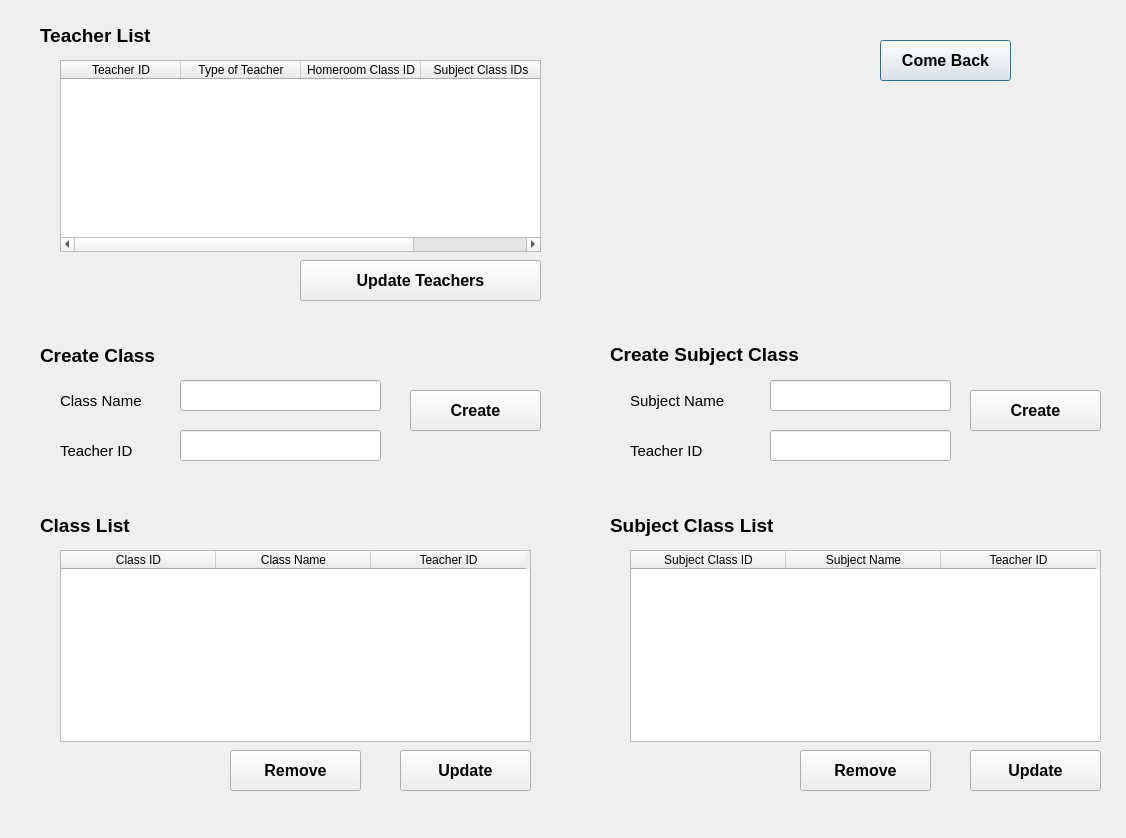
<?xml version="1.0" encoding="UTF-8"?>
<ui version="4.0">
 <class>Dialog</class>
 <widget class="QDialog" name="Dialog">
  <property name="geometry">
   <rect>
    <x>0</x>
    <y>0</y>
    <width>1126</width>
    <height>838</height>
   </rect>
  </property>
  <property name="windowTitle">
   <string>Dialog</string>
  </property>
  <widget class="QTableWidget" name="teachersTable">
   <property name="geometry">
    <rect>
     <x>60</x>
     <y>60</y>
     <width>481</width>
     <height>192</height>
    </rect>
   </property>
   <attribute name="horizontalHeaderDefaultSectionSize">
    <number>120</number>
   </attribute>
   <attribute name="verticalHeaderDefaultSectionSize">
    <number>37</number>
   </attribute>
   <attribute name="verticalHeaderMinimumSectionSize">
    <number>30</number>
   </attribute>
   <column>
    <property name="text">
     <string>Teacher ID</string>
    </property>
   </column>
   <column>
    <property name="text">
     <string>Type of Teacher</string>
    </property>
   </column>
   <column>
    <property name="text">
     <string>Homeroom Class ID</string>
    </property>
   </column>
   <column>
    <property name="text">
     <string>Subject Class IDs</string>
    </property>
   </column>
  </widget>
  <widget class="QLabel" name="managerIdLabel">
   <property name="geometry">
    <rect>
     <x>40</x>
     <y>20</y>
     <width>151</width>
     <height>31</height>
    </rect>
   </property>
   <property name="font">
    <font>
     <pointsize>14</pointsize>
     <weight>75</weight>
     <bold>true</bold>
    </font>
   </property>
   <property name="text">
    <string>Teacher List</string>
   </property>
  </widget>
  <widget class="QPushButton" name="comeBackBtn">
   <property name="geometry">
    <rect>
     <x>880</x>
     <y>40</y>
     <width>131</width>
     <height>41</height>
    </rect>
   </property>
   <property name="font">
    <font>
     <pointsize>12</pointsize>
     <weight>75</weight>
     <bold>true</bold>
    </font>
   </property>
   <property name="text">
    <string>Come Back</string>
   </property>
  </widget>
  <widget class="QLabel" name="label_3">
   <property name="geometry">
    <rect>
     <x>60</x>
     <y>390</y>
     <width>91</width>
     <height>21</height>
    </rect>
   </property>
   <property name="font">
    <font>
     <pointsize>11</pointsize>
    </font>
   </property>
   <property name="text">
    <string>Class Name</string>
   </property>
  </widget>
  <widget class="QLineEdit" name="classNameInput">
   <property name="geometry">
    <rect>
     <x>180</x>
     <y>380</y>
     <width>201</width>
     <height>31</height>
    </rect>
   </property>
   <property name="text">
    <string/>
   </property>
  </widget>
  <widget class="QLabel" name="managerIdLabel_2">
   <property name="geometry">
    <rect>
     <x>40</x>
     <y>340</y>
     <width>151</width>
     <height>31</height>
    </rect>
   </property>
   <property name="font">
    <font>
     <pointsize>14</pointsize>
     <weight>75</weight>
     <bold>true</bold>
    </font>
   </property>
   <property name="text">
    <string>Create Class</string>
   </property>
  </widget>
  <widget class="QLabel" name="label_4">
   <property name="geometry">
    <rect>
     <x>60</x>
     <y>440</y>
     <width>91</width>
     <height>21</height>
    </rect>
   </property>
   <property name="font">
    <font>
     <pointsize>11</pointsize>
    </font>
   </property>
   <property name="text">
    <string>Teacher ID</string>
   </property>
  </widget>
  <widget class="QLineEdit" name="classTeacherIdInput">
   <property name="geometry">
    <rect>
     <x>180</x>
     <y>430</y>
     <width>201</width>
     <height>31</height>
    </rect>
   </property>
   <property name="text">
    <string/>
   </property>
  </widget>
  <widget class="QLabel" name="managerIdLabel_3">
   <property name="geometry">
    <rect>
     <x>610</x>
     <y>340</y>
     <width>240</width>
     <height>28</height>
    </rect>
   </property>
   <property name="font">
    <font>
     <pointsize>14</pointsize>
     <weight>75</weight>
     <bold>true</bold>
    </font>
   </property>
   <property name="text">
    <string>Create Subject Class</string>
   </property>
  </widget>
  <widget class="QLabel" name="label_5">
   <property name="geometry">
    <rect>
     <x>630</x>
     <y>390</y>
     <width>141</width>
     <height>21</height>
    </rect>
   </property>
   <property name="font">
    <font>
     <pointsize>11</pointsize>
    </font>
   </property>
   <property name="text">
    <string>Subject Name</string>
   </property>
  </widget>
  <widget class="QLineEdit" name="subjectNameInput">
   <property name="geometry">
    <rect>
     <x>770</x>
     <y>380</y>
     <width>181</width>
     <height>31</height>
    </rect>
   </property>
   <property name="text">
    <string/>
   </property>
  </widget>
  <widget class="QLabel" name="label_6">
   <property name="geometry">
    <rect>
     <x>630</x>
     <y>440</y>
     <width>91</width>
     <height>21</height>
    </rect>
   </property>
   <property name="font">
    <font>
     <pointsize>11</pointsize>
    </font>
   </property>
   <property name="text">
    <string>Teacher ID</string>
   </property>
  </widget>
  <widget class="QLineEdit" name="subjectClassTeacherIdInput">
   <property name="geometry">
    <rect>
     <x>770</x>
     <y>430</y>
     <width>181</width>
     <height>31</height>
    </rect>
   </property>
   <property name="text">
    <string/>
   </property>
  </widget>
  <widget class="QPushButton" name="createClassBtn">
   <property name="geometry">
    <rect>
     <x>410</x>
     <y>390</y>
     <width>131</width>
     <height>41</height>
    </rect>
   </property>
   <property name="font">
    <font>
     <pointsize>12</pointsize>
     <weight>75</weight>
     <bold>true</bold>
    </font>
   </property>
   <property name="text">
    <string>Create</string>
   </property>
  </widget>
  <widget class="QPushButton" name="createSubjectClassBtn">
   <property name="geometry">
    <rect>
     <x>970</x>
     <y>390</y>
     <width>131</width>
     <height>41</height>
    </rect>
   </property>
   <property name="font">
    <font>
     <pointsize>12</pointsize>
     <weight>75</weight>
     <bold>true</bold>
    </font>
   </property>
   <property name="text">
    <string>Create</string>
   </property>
  </widget>
  <widget class="QPushButton" name="updateTeachersTableBtn">
   <property name="geometry">
    <rect>
     <x>300</x>
     <y>260</y>
     <width>241</width>
     <height>41</height>
    </rect>
   </property>
   <property name="font">
    <font>
     <pointsize>12</pointsize>
     <weight>75</weight>
     <bold>true</bold>
    </font>
   </property>
   <property name="text">
    <string>Update Teachers</string>
   </property>
  </widget>
  <widget class="QTableWidget" name="classesTable">
   <property name="geometry">
    <rect>
     <x>60</x>
     <y>550</y>
     <width>471</width>
     <height>192</height>
    </rect>
   </property>
   <property name="lineWidth">
    <number>1</number>
   </property>
   <property name="columnCount">
    <number>3</number>
   </property>
   <attribute name="horizontalHeaderDefaultSectionSize">
    <number>155</number>
   </attribute>
   <attribute name="horizontalHeaderMinimumSectionSize">
    <number>49</number>
   </attribute>
   <column>
    <property name="text">
     <string>Class ID</string>
    </property>
    <property name="font">
     <font>
      <weight>50</weight>
      <bold>false</bold>
     </font>
    </property>
   </column>
   <column>
    <property name="text">
     <string>Class Name</string>
    </property>
   </column>
   <column>
    <property name="text">
     <string>Teacher ID</string>
    </property>
   </column>
  </widget>
  <widget class="QTableWidget" name="subjectClassesTable">
   <property name="geometry">
    <rect>
     <x>630</x>
     <y>550</y>
     <width>471</width>
     <height>192</height>
    </rect>
   </property>
   <attribute name="horizontalHeaderDefaultSectionSize">
    <number>155</number>
   </attribute>
   <column>
    <property name="text">
     <string>Subject Class ID</string>
    </property>
   </column>
   <column>
    <property name="text">
     <string>Subject Name</string>
    </property>
   </column>
   <column>
    <property name="text">
     <string>Teacher ID</string>
    </property>
   </column>
  </widget>
  <widget class="QPushButton" name="removeClassBtn">
   <property name="geometry">
    <rect>
     <x>230</x>
     <y>750</y>
     <width>131</width>
     <height>41</height>
    </rect>
   </property>
   <property name="font">
    <font>
     <pointsize>12</pointsize>
     <weight>75</weight>
     <bold>true</bold>
    </font>
   </property>
   <property name="text">
    <string>Remove</string>
   </property>
  </widget>
  <widget class="QPushButton" name="updateClassesBtn">
   <property name="geometry">
    <rect>
     <x>400</x>
     <y>750</y>
     <width>131</width>
     <height>41</height>
    </rect>
   </property>
   <property name="font">
    <font>
     <pointsize>12</pointsize>
     <weight>75</weight>
     <bold>true</bold>
    </font>
   </property>
   <property name="text">
    <string>Update</string>
   </property>
  </widget>
  <widget class="QPushButton" name="updateSubjectClassesBtn">
   <property name="geometry">
    <rect>
     <x>970</x>
     <y>750</y>
     <width>131</width>
     <height>41</height>
    </rect>
   </property>
   <property name="font">
    <font>
     <pointsize>12</pointsize>
     <weight>75</weight>
     <bold>true</bold>
    </font>
   </property>
   <property name="text">
    <string>Update</string>
   </property>
  </widget>
  <widget class="QPushButton" name="removeRemoveClassBtn">
   <property name="geometry">
    <rect>
     <x>800</x>
     <y>750</y>
     <width>131</width>
     <height>41</height>
    </rect>
   </property>
   <property name="font">
    <font>
     <pointsize>12</pointsize>
     <weight>75</weight>
     <bold>true</bold>
    </font>
   </property>
   <property name="text">
    <string>Remove</string>
   </property>
  </widget>
  <widget class="QLabel" name="managerIdLabel_4">
   <property name="geometry">
    <rect>
     <x>40</x>
     <y>510</y>
     <width>151</width>
     <height>31</height>
    </rect>
   </property>
   <property name="font">
    <font>
     <pointsize>14</pointsize>
     <weight>75</weight>
     <bold>true</bold>
    </font>
   </property>
   <property name="text">
    <string>Class List</string>
   </property>
  </widget>
  <widget class="QLabel" name="managerIdLabel_5">
   <property name="geometry">
    <rect>
     <x>610</x>
     <y>510</y>
     <width>221</width>
     <height>31</height>
    </rect>
   </property>
   <property name="font">
    <font>
     <pointsize>14</pointsize>
     <weight>75</weight>
     <bold>true</bold>
    </font>
   </property>
   <property name="text">
    <string>Subject Class List</string>
   </property>
  </widget>
 </widget>
 <resources/>
 <connections/>
</ui>
